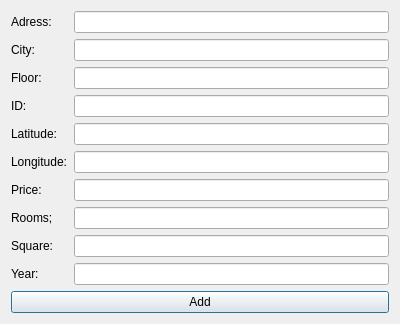
<?xml version="1.0" encoding="UTF-8"?>
<ui version="4.0">
 <class>AddWindow</class>
 <widget class="QDialog" name="AddWindow">
  <property name="geometry">
   <rect>
    <x>0</x>
    <y>0</y>
    <width>400</width>
    <height>300</height>
   </rect>
  </property>
  <property name="windowTitle">
   <string>Dialog</string>
  </property>
  <layout class="QGridLayout" name="gridLayout">
   <item row="1" column="0">
    <widget class="QLabel" name="cityLabel">
     <property name="text">
      <string>City:</string>
     </property>
    </widget>
   </item>
   <item row="11" column="1">
    <widget class="QLineEdit" name="squareEdit"/>
   </item>
   <item row="1" column="1">
    <widget class="QLineEdit" name="cityEdit"/>
   </item>
   <item row="4" column="0">
    <widget class="QLabel" name="latLabel">
     <property name="text">
      <string>Latitude:</string>
     </property>
    </widget>
   </item>
   <item row="11" column="0">
    <widget class="QLabel" name="squareLabel">
     <property name="text">
      <string>Square:</string>
     </property>
    </widget>
   </item>
   <item row="3" column="1">
    <widget class="QLineEdit" name="idEdit"/>
   </item>
   <item row="7" column="1">
    <widget class="QLineEdit" name="priceEdit"/>
   </item>
   <item row="0" column="1">
    <widget class="QLineEdit" name="adressEdit"/>
   </item>
   <item row="3" column="0">
    <widget class="QLabel" name="idLabel">
     <property name="text">
      <string>ID:</string>
     </property>
    </widget>
   </item>
   <item row="6" column="1">
    <widget class="QLineEdit" name="longEdit"/>
   </item>
   <item row="7" column="0">
    <widget class="QLabel" name="priceLabel">
     <property name="text">
      <string>Price:</string>
     </property>
    </widget>
   </item>
   <item row="6" column="0">
    <widget class="QLabel" name="longLabel">
     <property name="text">
      <string>Longitude:</string>
     </property>
    </widget>
   </item>
   <item row="2" column="0">
    <widget class="QLabel" name="floorLabel">
     <property name="text">
      <string>Floor:</string>
     </property>
    </widget>
   </item>
   <item row="12" column="0">
    <widget class="QLabel" name="yearLabel">
     <property name="text">
      <string>Year:</string>
     </property>
    </widget>
   </item>
   <item row="10" column="0">
    <widget class="QLabel" name="roomsLabel">
     <property name="text">
      <string>Rooms;</string>
     </property>
    </widget>
   </item>
   <item row="12" column="1">
    <widget class="QLineEdit" name="yearEdit"/>
   </item>
   <item row="2" column="1">
    <widget class="QLineEdit" name="floorEdit"/>
   </item>
   <item row="10" column="1">
    <widget class="QLineEdit" name="roomsEdit"/>
   </item>
   <item row="0" column="0">
    <widget class="QLabel" name="adressLabel">
     <property name="text">
      <string>Adress:</string>
     </property>
    </widget>
   </item>
   <item row="4" column="1">
    <widget class="QLineEdit" name="latEdit"/>
   </item>
   <item row="13" column="0" colspan="2">
    <widget class="QPushButton" name="addButton">
     <property name="text">
      <string>Add</string>
     </property>
    </widget>
   </item>
  </layout>
 </widget>
 <resources/>
 <connections/>
</ui>
